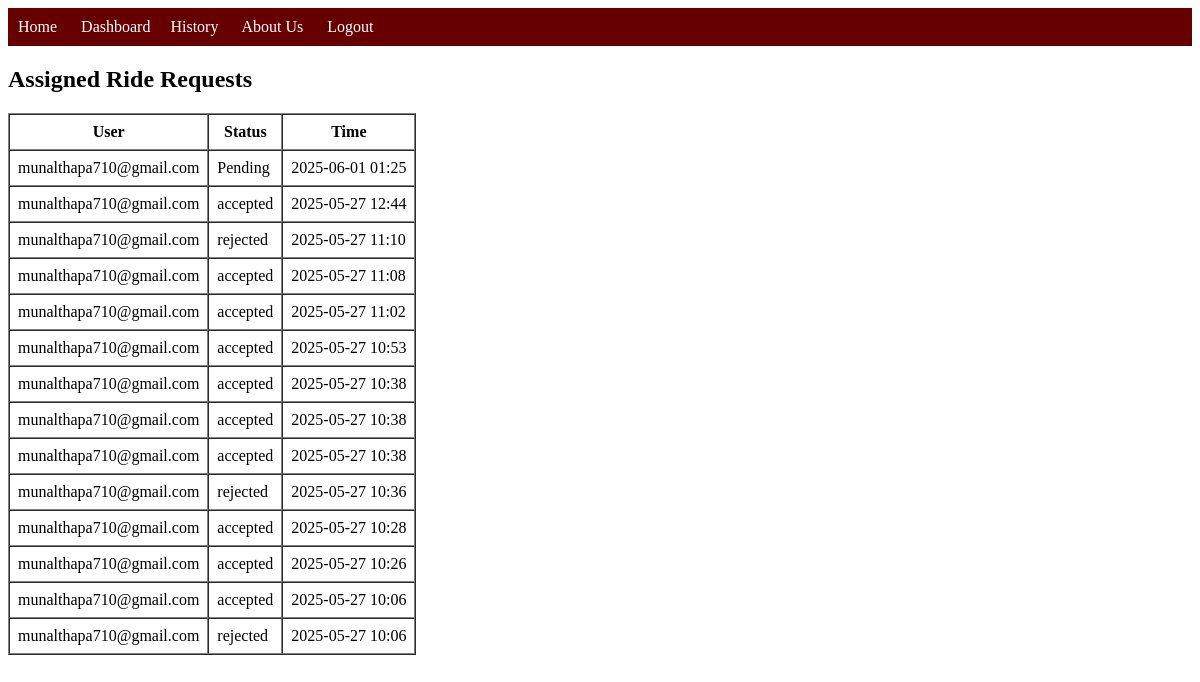
The page /driver-history (signed in) on the database as committed earlier.
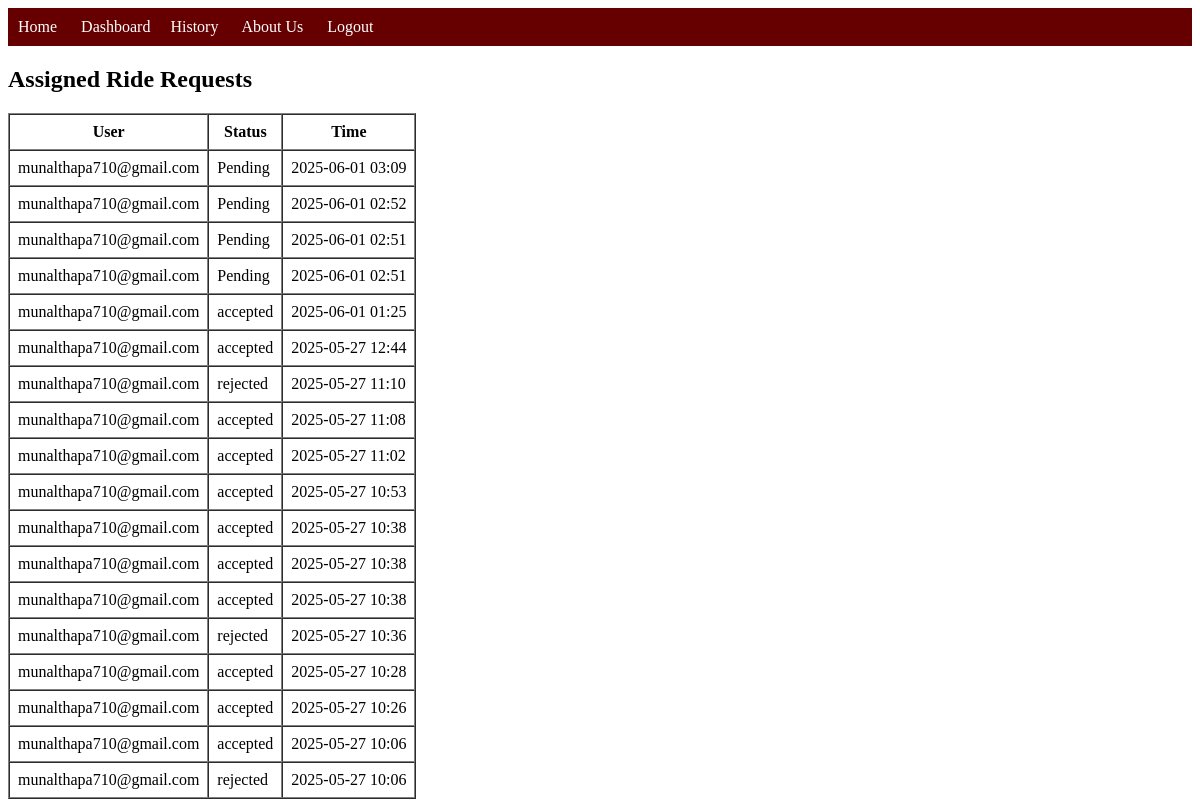
The same page on the database as committed later.
### app.py (models this page shows)
class RideRequest(db.Model):
    __tablename__ = 'ride_request'  # explicitly define table name
    id = db.Column(db.Integer, primary_key=True)
    user_email = db.Column(db.String(100), nullable=False)
    driver_email = db.Column(db.String(100), nullable=False)
    timestamp = db.Column(db.DateTime, default=datetime.utcnow)
    status = db.Column(db.String(20), default='Pending')

### app.py (the view)
@app.route('/driver-history')
def driver_history():
    if 'driver' not in session:
        return redirect('/login')
    requests = RideRequest.query.filter_by(driver_email=session['driver']).order_by(RideRequest.timestamp.desc()).all()
    return render_template('driver_history.html', requests=requests)

### templates/driver_history.html
{% extends 'driver_base.html' %}
{% block content %}
<h2>Assigned Ride Requests</h2>
<table border="1" cellpadding="8" cellspacing="0">
  <tr>
    <th>User</th>
    <th>Status</th>
    <th>Time</th>
  </tr>
  {% for req in requests %}
  <tr>
    <td>{{ req.user_email }}</td>
    <td>{{ req.status }}</td>
    <td>{{ req.timestamp.strftime('%Y-%m-%d %H:%M') }}</td>
  </tr>
  {% endfor %}
</table>
{% endblock %}

Rows that differ between the two databases and show on the page:
added RideRequest: user_email "munalthapa710@gmail.com", status "Pending", timestamp "2025-06-01 03:09"
added RideRequest: user_email "munalthapa710@gmail.com", status "Pending", timestamp "2025-06-01 02:52"
added RideRequest: user_email "munalthapa710@gmail.com", status "Pending", timestamp "2025-06-01 02:51"
added RideRequest: user_email "munalthapa710@gmail.com", status "Pending", timestamp "2025-06-01 02:51"
changed RideRequest (number 5 of 18 on the later page): status "Pending" → "accepted"
